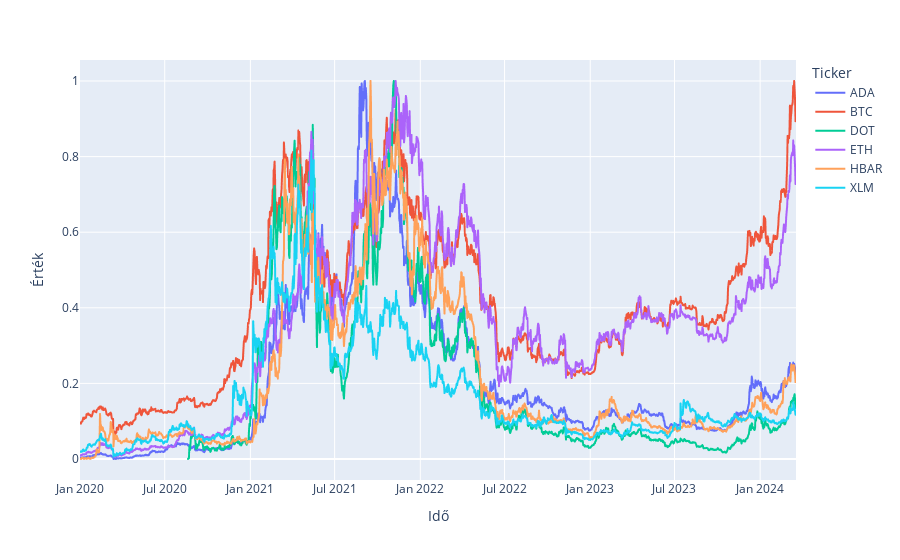

The code cell stored with this chart in its notebook:
### Markdown cell above
## Az időtengely túl hosszú

Létrehozunk egy új változót, ami csak a szükséges időintervallum adataint tárolja.

### Code cell
df = pd.read_excel("data/output.xlsx")

start_date = "2020-01-01"
date_df = df[(df["Date"] >= start_date)]

fig = px.line(date_df, x="Date", y="Normal", color="Ticker")

fig.update_layout(yaxis_title="Érték")

fig.show()

### Figure 1 — Plotly figure (JSON) as saved in the notebook; plotly's stock layout.template omitted (floating-point values rounded to 4 significant figures; data arrays with more than 128 entries replaced by an {"elided": "..."} marker saying what was removed)
{"data": [{"hovertemplate": "Ticker=ADA<br>Date=%{x}<br>Normal=%{y}<extra></extra>", "legendgroup": "ADA", "line": {"color": "#636efa", "dash": "solid"}, "marker": {"symbol": "circle"}, "mode": "lines", "name": "ADA", "showlegend": true, "type": "scattergl", "x": {"elided": "1539 str values"}, "xaxis": "x", "y": {"elided": "1539 float values"}, "yaxis": "y"}, {"hovertemplate": "Ticker=BTC<br>Date=%{x}<br>Normal=%{y}<extra></extra>", "legendgroup": "BTC", "line": {"color": "#EF553B", "dash": "solid"}, "marker": {"symbol": "circle"}, "mode": "lines", "name": "BTC", "showlegend": true, "type": "scattergl", "x": {"elided": "1539 str values"}, "xaxis": "x", "y": {"elided": "1539 float values"}, "yaxis": "y"}, {"hovertemplate": "Ticker=DOT<br>Date=%{x}<br>Normal=%{y}<extra></extra>", "legendgroup": "DOT", "line": {"color": "#00cc96", "dash": "solid"}, "marker": {"symbol": "circle"}, "mode": "lines", "name": "DOT", "showlegend": true, "type": "scattergl", "x": {"elided": "1307 str values"}, "xaxis": "x", "y": {"elided": "1307 float values"}, "yaxis": "y"}, {"hovertemplate": "Ticker=ETH<br>Date=%{x}<br>Normal=%{y}<extra></extra>", "legendgroup": "ETH", "line": {"color": "#ab63fa", "dash": "solid"}, "marker": {"symbol": "circle"}, "mode": "lines", "name": "ETH", "showlegend": true, "type": "scattergl", "x": {"elided": "1539 str values"}, "xaxis": "x", "y": {"elided": "1539 float values"}, "yaxis": "y"}, {"hovertemplate": "Ticker=HBAR<br>Date=%{x}<br>Normal=%{y}<extra></extra>", "legendgroup": "HBAR", "line": {"color": "#FFA15A", "dash": "solid"}, "marker": {"symbol": "circle"}, "mode": "lines", "name": "HBAR", "showlegend": true, "type": "scattergl", "x": {"elided": "1539 str values"}, "xaxis": "x", "y": {"elided": "1539 float values"}, "yaxis": "y"}, {"hovertemplate": "Ticker=XLM<br>Date=%{x}<br>Normal=%{y}<extra></extra>", "legendgroup": "XLM", "line": {"color": "#19d3f3", "dash": "solid"}, "marker": {"symbol": "circle"}, "mode": "lines", "name": "XLM", "showlegend": true, "type": "scattergl", "x": {"elided": "1539 str values"}, "xaxis": "x", "y": {"elided": "1539 float values"}, "yaxis": "y"}], "layout": {"legend": {"title": {"text": "Ticker"}, "tracegroupgap": 0}, "margin": {"t": 60}, "xaxis": {"anchor": "y", "domain": [0, 1], "title": {"text": "Idő"}}, "yaxis": {"anchor": "x", "domain": [0, 1], "title": {"text": "Érték"}}}}
